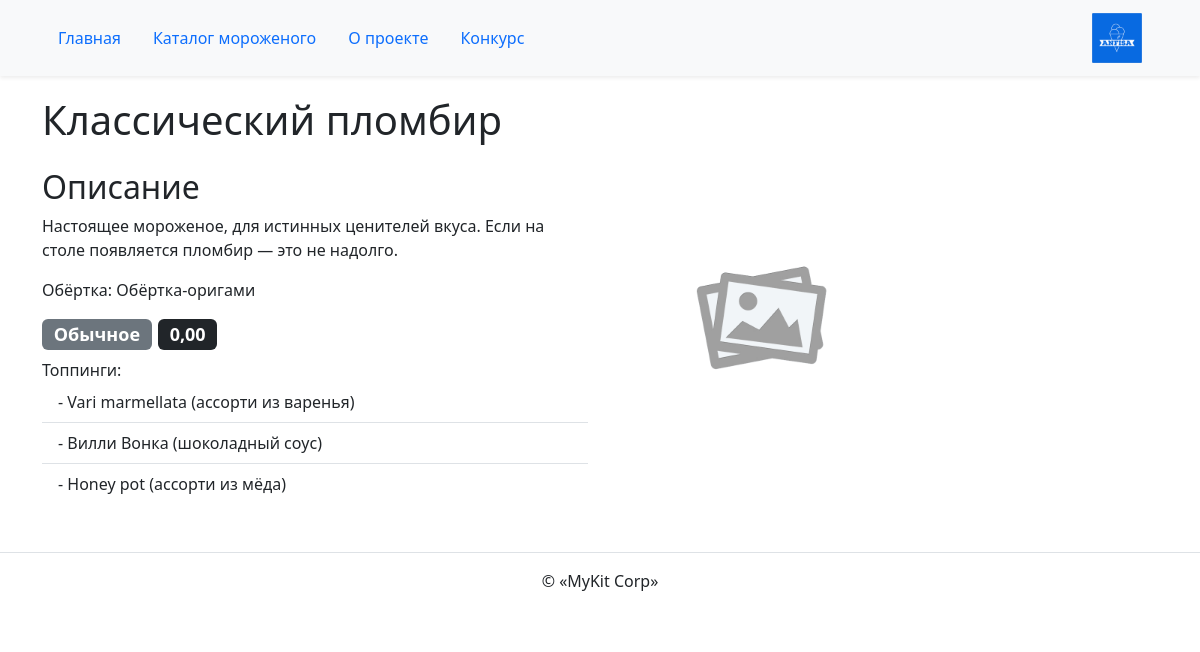
/ice_cream/11/, run on the app's committed database.
### ice_cream/models.py (models this page shows, shortened)
class IceCream(PublishedModel):
    title = models.CharField(max_length=256, verbose_name='Название')
    description = models.TextField(verbose_name='Описание')
    wrapper = models.OneToOneField(
        Wrapper,
        on_delete=models.SET_NULL,
        related_name='ice_cream',
        null=True,
        blank=True,
        verbose_name='Обёртка'
    )
    category = models.ForeignKey(
        Category,
        on_delete=models.CASCADE,
        related_name='ice_creams',
        verbose_name='Категория'
    )
    output_order = models.PositiveSmallIntegerField(
        default=100,
        verbose_name='Порядок отображения'
    )
    toppings = models.ManyToManyField(Topping, verbose_name='Топпинги')
    is_on_main = models.BooleanField(default=False, verbose_name='На главную')
    price = models.DecimalField(max_digits=5, decimal_places=2)
    class Meta:
        verbose_name = 'мороженое'
        verbose_name_plural = 'Мороженое'

class Wrapper(PublishedModel):
    title = models.CharField(
        max_length=256,
        verbose_name='Название',
        help_text='Уникальное название обёртки, не более 256 символов'
    )
    class Meta:
        verbose_name = 'обёртка'
        verbose_name_plural = 'Обёртки'

class Category(PublishedModel):
    title = models.CharField(max_length=256, verbose_name='Название')
    slug = models.SlugField(max_length=64, unique=True, verbose_name='Слаг')
    output_order = models.PositiveSmallIntegerField(
        default=100,
        verbose_name='Порядок отображения'
    )
    class Meta:
        verbose_name = 'категория'
        verbose_name_plural = 'Категории'
        ordering = ('output_order', )

class Topping(PublishedModel):
    title = models.CharField(max_length=256, verbose_name='Название')
    slug = models.SlugField(max_length=64, unique=True, verbose_name='Слаг')
    class Meta:
        verbose_name = 'топпинг'
        verbose_name_plural = 'Топпинги'

### ice_cream/views.py (the view)
# urls.py: path('<int:pk>/', views.ice_cream_detail, name='ice_cream_detail'),
def ice_cream_detail(request, pk):
    template_name = 'ice_cream/detail.html'
    ice_cream = get_object_or_404(
        IceCream.objects.filter(
            is_published=True,
            category__is_published=True
        ),
        pk=pk
    )
    context = {'ice_cream': ice_cream}
    return render(request, template_name, context)

### templates/ice_cream/detail.html (shortened to what this page needs)
{% extends "base.html" %}
{% load static %}
{% block content %}
  <h1 class="pb-2 mb-0">{{ ice_cream.title }}</h1>
  <div class="row mt-3">
    <div class="col-12 col-md-6">
      <h2>Описание</h2>
      <p>{{ ice_cream.description }}</p>
      {% if ice_cream.wrapper %}
        <p>Обёртка: {{ ice_cream.wrapper.title }}</p>
      {% endif %}
      <h4>
        <span class="badge bg-secondary">{{ ice_cream.category.title }}</span>
        <span class="badge bg-dark">{{ ice_cream.price }}</span>
      </h4>
      Топпинги:
      <ul class="list-group list-group-flush">
        {% for topping in ice_cream.toppings.all %}
          <li class="list-group-item">- {{ topping.title }}</li>
        {% endfor %}
      </ul>
    </div>
    <div class="col-12 col-md-6 mb-3">
      <img
        class="img-fluid"
        height="400" width="300"
        src="{% static 'img/image-holder.png' %}"
        >
    </div>
  </div>
{% endblock %}

### data on the page
IceCream: title "Классический пломбир", description "Настоящее мороженое, для истинных ценителей вкуса. Если на столе появляется пломбир — это не надолго.", wrapper "Обёртка-оригами", category "Обычное", price "0,00"
Topping: title "Vari marmellata (ассорти из варенья)"
Topping: title "Вилли Вонка (шоколадный соус)"
Topping: title "Honey pot (ассорти из мёда)"
